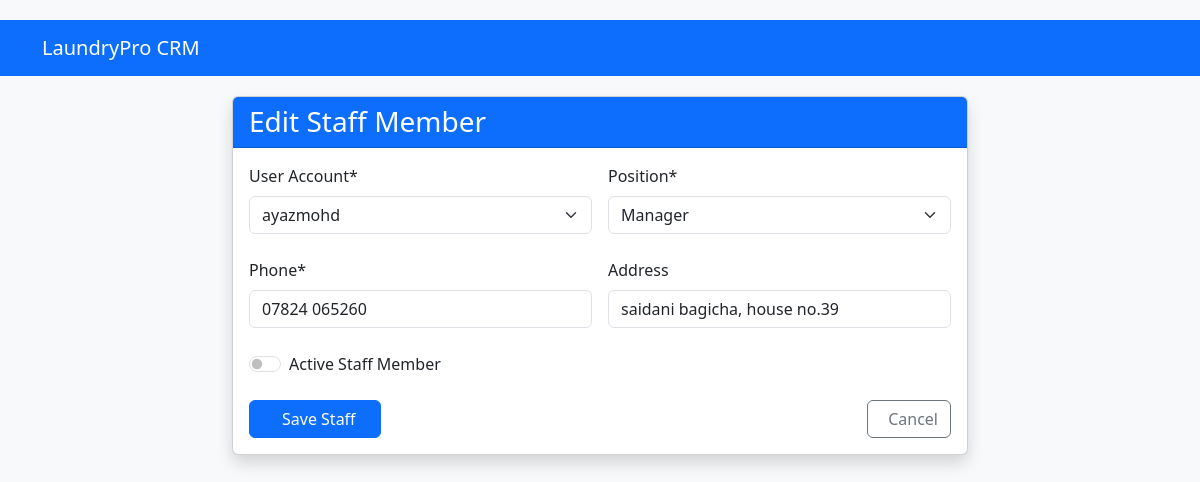
Page /staff/1/edit/ on the committed database.
### webapp/models.py (models this page shows, shortened)
class Staff(models.Model):
    POSITION_CHOICES = [
        ('ADMIN', 'Administrator'),
        ('MANAGER', 'Manager'),
        ('STAFF', 'Staff Member'),
        ('DRIVER', 'Delivery Driver'),
        ('WASHER', 'Washer'),
        ('PRESSER', 'Presser'),
    ]
    user = models.OneToOneField(User, on_delete=models.CASCADE)
    position = models.CharField(max_length=20, choices=POSITION_CHOICES)
    phone = models.CharField(max_length=20)
    address = models.CharField(max_length=300, blank=True, null=True)
    hire_date = models.DateField(auto_now_add=True)
    is_active = models.BooleanField(default=True)

### webapp/views.py (the view, shortened to what this page needs)
# urls.py: path('staff/<int:pk>/edit/', views.StaffUpdateView.as_view(), name='staff_update'),
class StaffUpdateView(UpdateView):
    model = Staff
    form_class = StaffForm
    template_name = 'webapp/staff/staff_form.html'
    success_url = reverse_lazy('staff_list')

### webapp/forms.py
class StaffForm(forms.ModelForm):
    class Meta:
        model = Staff
        fields = ['user', 'position', 'phone', 'address']

### webapp/templates/webapp/staff/staff_form.html (shortened to what this page needs)
{% extends 'webapp/base.html' %}
{% block content %}
<div class="row justify-content-center">
    <div class="col-lg-8">
        <div class="card shadow">
            <div class="card-header bg-primary text-white">
                <h3 class="mb-0">{% if object %}Edit{% else %}Add New{% endif %} Staff Member</h3>
            </div>
            <div class="card-body">
                <form method="post" class="needs-validation" novalidate>
                    <div class="row g-3 mb-4">
                        <div class="col-md-6">
                            <label for="{{ form.user.id_for_label }}" class="form-label">User Account*</label>
                            <select class="form-select" id="{{ form.user.id_for_label }}"
                                    name="{{ form.user.html_name }}" required>
                                {% for choice in form.user.field.choices %}
                                <option value="{{ choice.0 }}" {% if form.user.value == choice.0 %}selected{% endif %}>
                                    {{ choice.1 }}
                                </option>
                                {% endfor %}
                            </select>
                        </div>
                        <div class="col-md-6">
                            <label for="{{ form.position.id_for_label }}" class="form-label">Position*</label>
                            <select class="form-select" id="{{ form.position.id_for_label }}"
                                    name="{{ form.position.html_name }}" required>
                                {% for choice in form.position.field.choices %}
                                <option value="{{ choice.0 }}" {% if form.position.value == choice.0 %}selected{% endif %}>
                                    {{ choice.1 }}
                                </option>
                                {% endfor %}
                            </select>
                        </div>
                    </div>
                    <div class="row g-3 mb-4">
                        <div class="col-md-6">
                            <label for="{{ form.phone.id_for_label }}" class="form-label">Phone*</label>
                            <input type="tel" class="form-control" id="{{ form.phone.id_for_label }}"
                                   name="{{ form.phone.html_name }}" value="{{ form.phone.value|default:'' }}" required>
                        </div>
                        <div class="col-md-6">
                            <label for="{{ form.address.id_for_label }}" class="form-label">Address</label>
                            <input type="text" class="form-control" id="{{ form.address.id_for_label }}"
                                   name="{{ form.address.html_name }}" value="{{ form.address.value|default:'' }}">
                        </div>
                    </div>
                    <div class="mb-4">
                        <div class="form-check form-switch">
                            <input class="form-check-input" type="checkbox" role="switch"
                                   id="{{ form.is_active.id_for_label }}" name="{{ form.is_active.html_name }}"
                                   {% if form.is_active.value %}checked{% endif %}>
                            <label class="form-check-label" for="{{ form.is_active.id_for_label }}">Active Staff Member</label>
                        </div>
                    </div>
                    <div class="d-flex justify-content-between">
                        <button type="submit" class="btn btn-primary px-4">
                            Save Staff
                        </button>
                        <a href="{% url 'staff_list' %}" class="btn btn-outline-secondary">
                            Cancel
                        </a>
                    </div>
                </form>
            </div>
        </div>
    </div>
</div>
{% endblock %}

### webapp/templates/webapp/base.html (style rules this page uses)
body { padding-top: 20px; background-color: #f8f9fa; }
.card { margin-bottom: 20px; box-shadow: 0 2px 4px rgba(0,0,0,0.1); }
.card-header { font-weight: bold; }

### rows in the picture
Staff: position "Manager", phone "07824 065260", address "saidani bagicha, house no.39"
